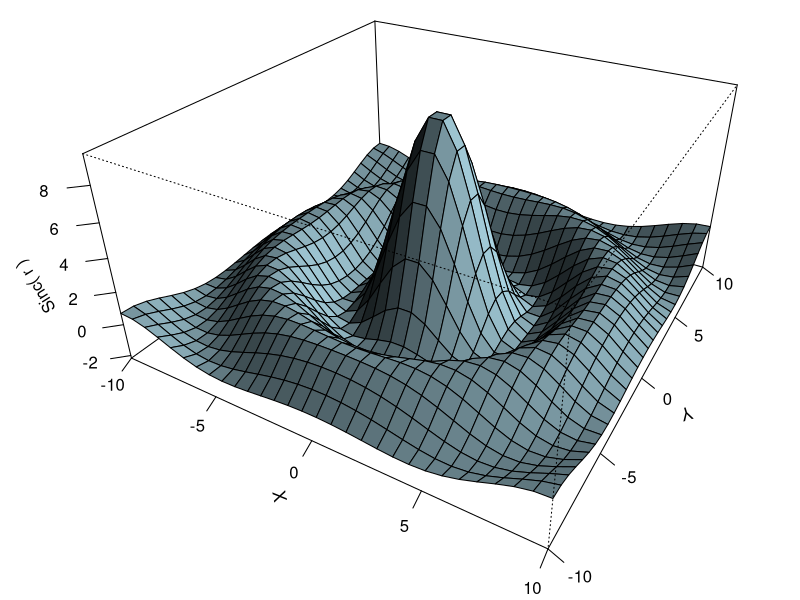

R code for this plot:
## ---- chunk 1
  ### This code gives us nicer figures.
  require(Cairo)
  
  mainfont <- "Arial"
  CairoFonts(regular = paste(mainfont,"style=Regular",sep=":"),
             bold = paste(mainfont,"style=Bold",sep=":"),
             italic = paste(mainfont,"style=Italic",sep=":"),
             bolditalic = paste(mainfont,"style=Bold Italic,BoldItalic",sep=":"),
             symbol = "Symbol")
  pdf <- CairoPDF
  png <- CairoPNG
  svg <- CairoSVG
## ---- chunk 2

ci.data = read.csv("../HoekstraEtAl2014.data.csv")

### This code is taken from the ?persp example
x <- seq(-10, 10, length= 30)
y <- x
f <- function(x, y) { r <- sqrt(x^2+y^2); 10 * sin(r)/r }
z <- outer(x, y, f)
z[is.na(z)] <- 1
par(bg = "white", mar=c(1.5,1,0,0))
persp(x, y, z, theta = 30, phi = 30, expand = 0.5, col = "lightblue",
      ltheta = 120, shade = 0.75, ticktype = "detailed",
      xlab = "X", ylab = "Y", zlab = "Sinc( r )"
      )
